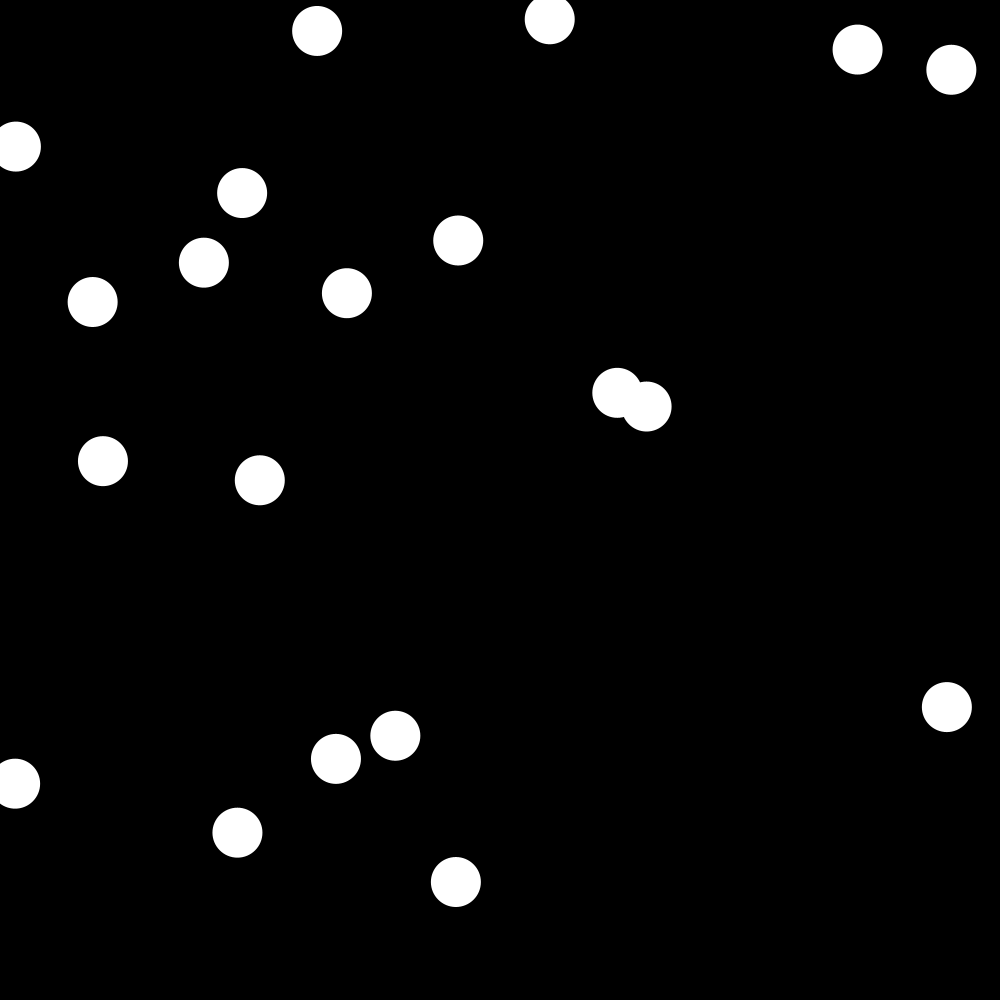
Frame 1 (no input)
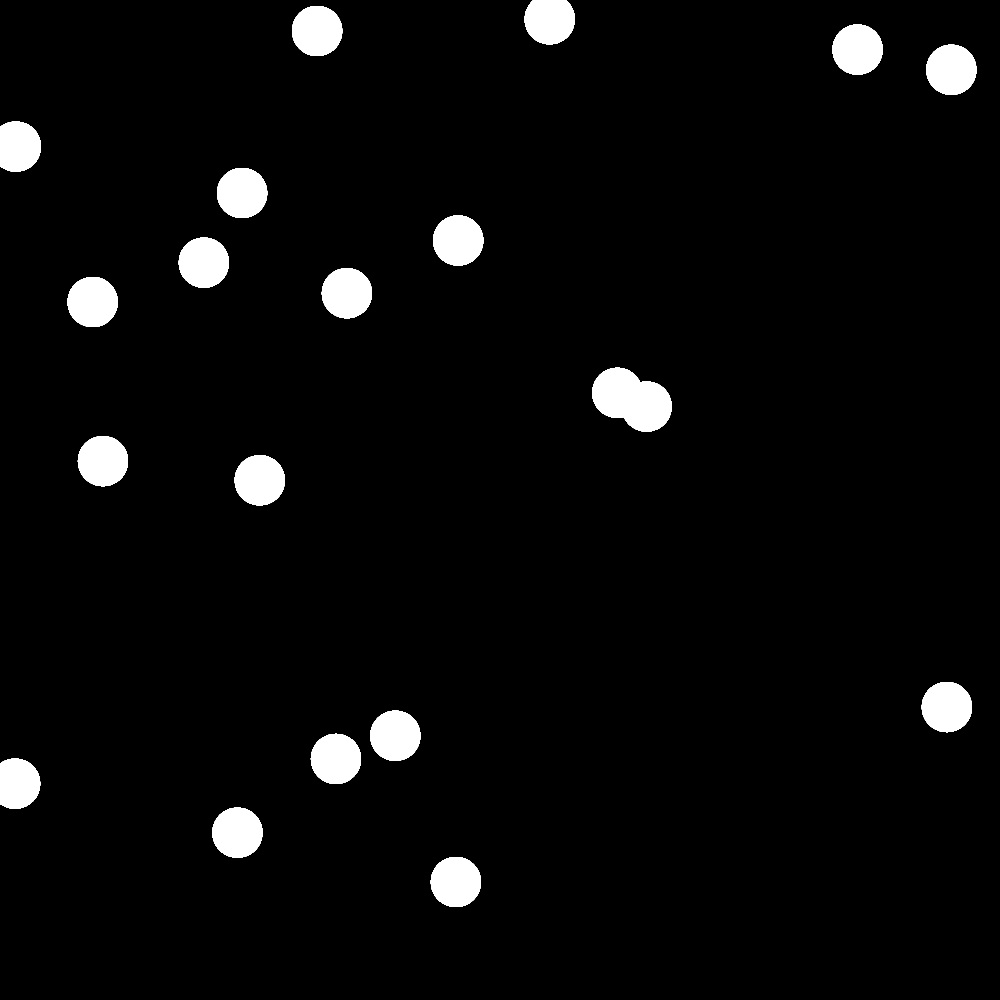
Frame 60 (the mouse pressed at the canvas centre just before this capture)
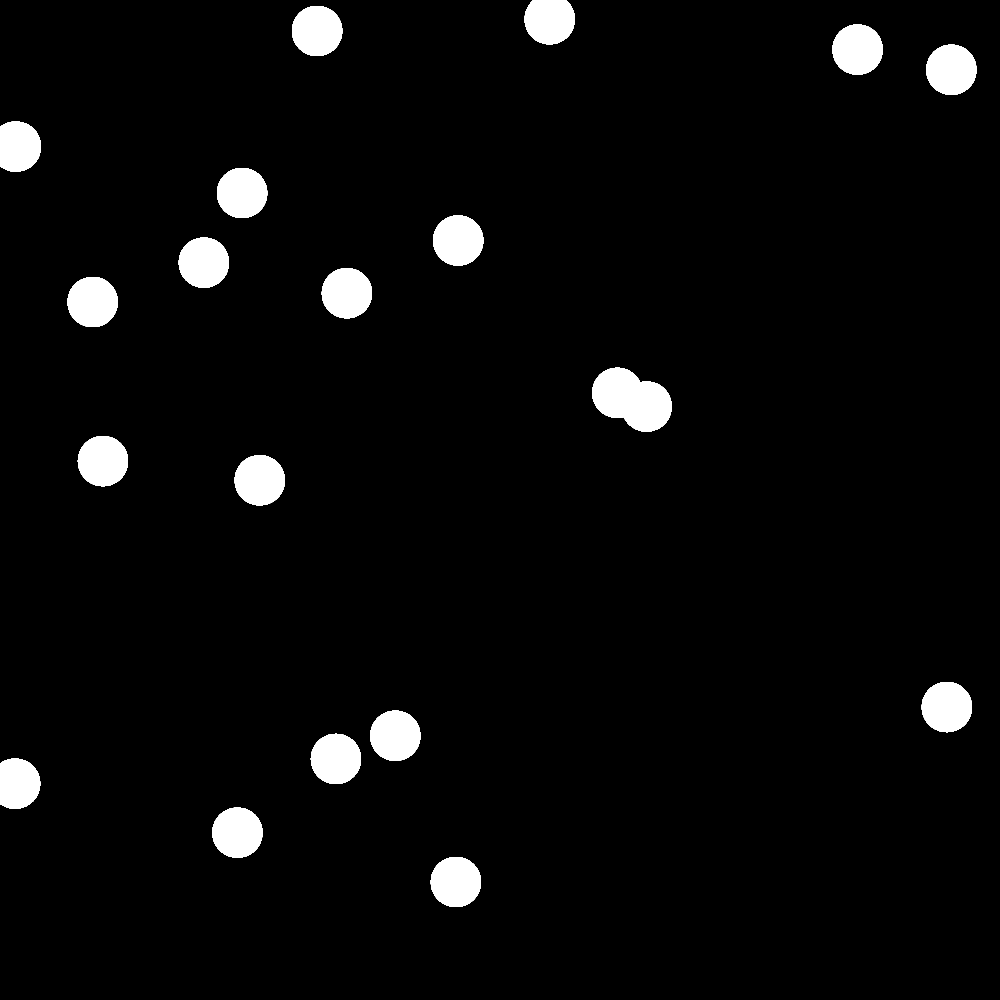
Frame 120 (the mouse held since frame 60 and released just before this capture)

The Processing sketch that drew these frames (run headless with seeded random() and noise(); from frame 60 on, the mouse is pressed at the canvas centre):

// Processing sketch: bono_3_2
// ── bono_3_2.pde
int arraySize =20;
float [] xPositions;
float [] yPositions;

void setup() {
  size (1000,1000);
  background (0);
  noStroke ();
  
  xPositions = new float [arraySize];
  yPositions = new float [arraySize];
  
  for (int i= 0; i < xPositions. length; i++) {
    xPositions [i] = random(width);
    println(xPositions [i]);
    
  }
  for (int i = 0; i < yPositions. length; i++) {
    yPositions [i] =random(width);
    println(yPositions[i]);
  }
}
void draw() {
  for (int i=0; i < xPositions. length; i++) {
    ellipse (xPositions [i], yPositions [i], 50, 50);
  }
}
